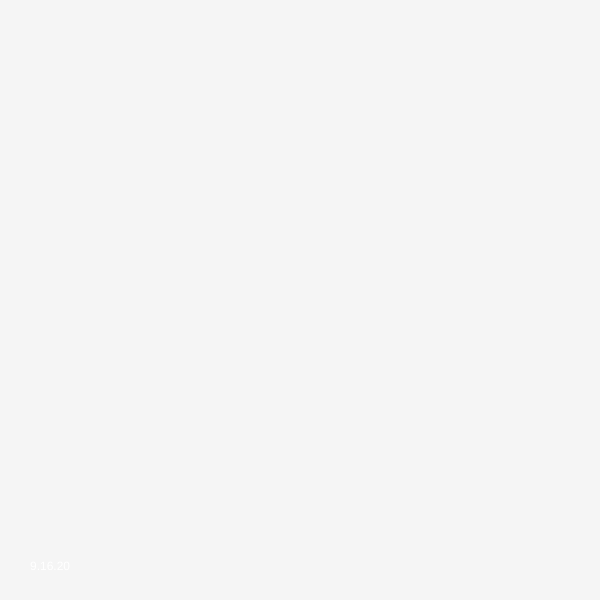
Frame 1 (no input)
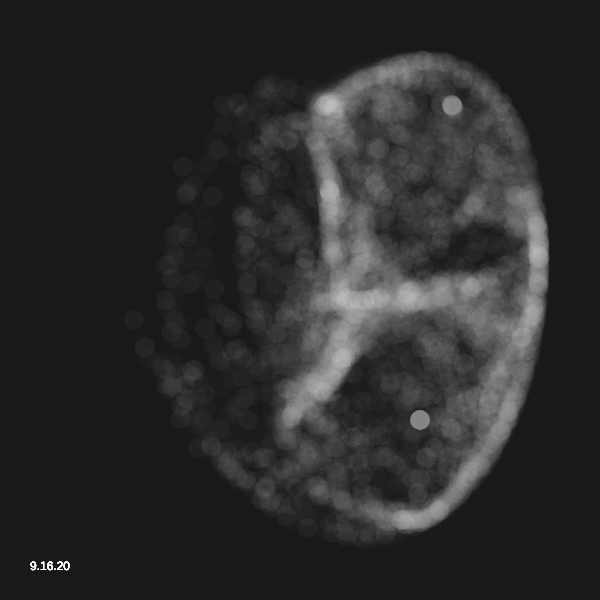
Frame 60 (no input)
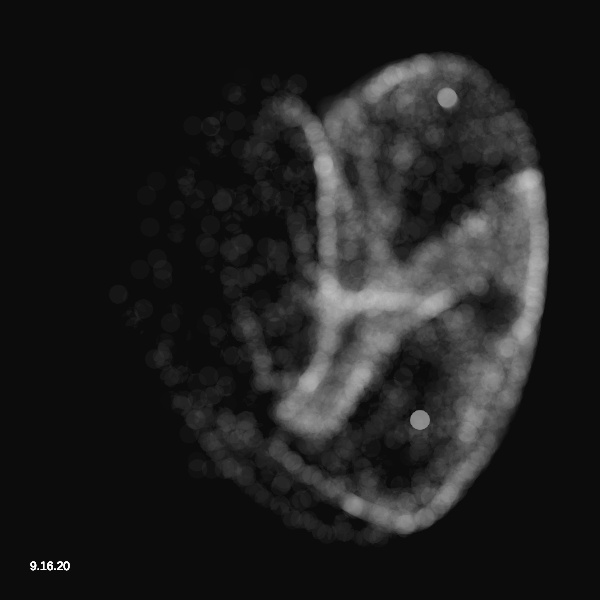
Frame 120 (the mouse pressed at the canvas centre since frame 60)

The p5.js sketch that drew these frames (run headless with seeded random() and noise() and a simulated clock; from frame 60 on, the mouse is pressed at the canvas centre):

// p5.js sketch
// ── sketch.js
let a = 1.2;
let b = -1.924;
let c = 2.2;
let d = 1.832;
let scale;

function setup() {
  createCanvas(600, 600);
  scale = min(width, height)/ 4 * 0.8;
  background(255)
}

function draw() {
  background(0, 10);
  strokeWeight(1);
  a += pow(-1, floor(frameCount/ 200)) * 0.001;
  b += pow(-1, floor(frameCount/ 300)) * 0.001;
  c += pow(-1, floor(frameCount/ 200)) * 0.002;
  d += pow(-1, floor(frameCount/ 400)) * 0.001;
  
  let x = 0;
  let y = 0;
  
  for(let i = 0; i <200; i++){
    let nx = cos(a * y) - sin(b * x);
    let ny = cos(c * x) - sin(d * y);
    fill(255, 10)
    noStroke();
    ellipse(width/2 + nx * scale, height/2 +ny * scale, 20, 20);
    x = nx;
    y = ny;
  }

  fill(255)
  text("9.16.20", 30, height-30)
}
